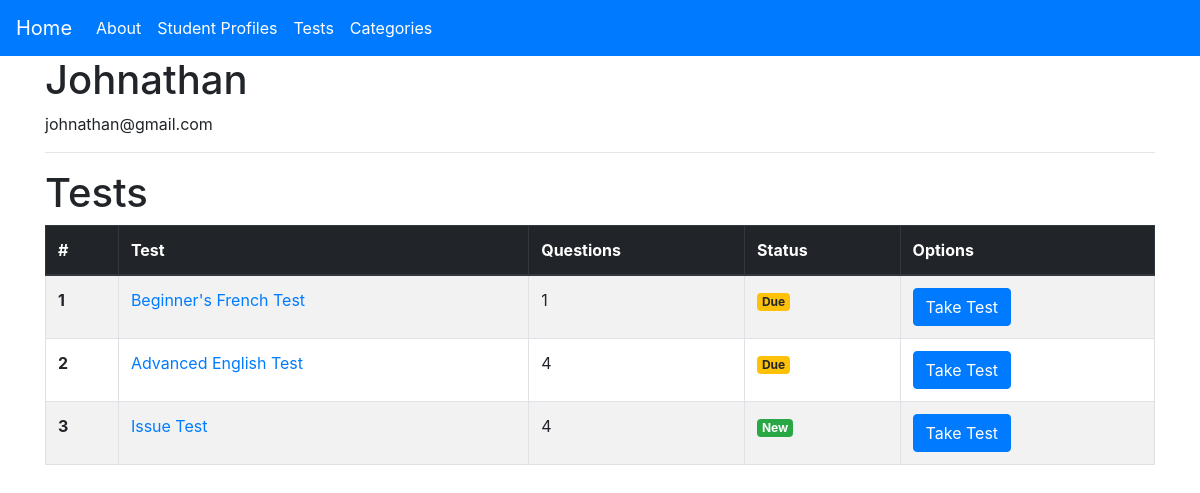
Page /profile/Johnathan on the committed database.
### main/models.py (models this page shows, shortened)
class StudentProfile(models.Model):
    username = models.CharField(max_length=100, blank=False)
    email = models.EmailField()
    avg_score = models.IntegerField(default=0)

class Test(models.Model):
    test_name = models.CharField(max_length=100)
    test_directions = models.TextField(null=True)
    test_status_new = models.ManyToManyField('StudentProfile', related_name='test_status_new')
    test_status_good = models.ManyToManyField('StudentProfile', related_name='test_status_good')
    test_status_repeat = models.ManyToManyField('StudentProfile', related_name='test_status_repeat')
    test_repeat_due = models.IntegerField(default=6)
    test_status_due = models.ManyToManyField('StudentProfile', related_name='test_status_due')
    test_order = models.IntegerField(default=0)
    supporting_material = models.CharField(max_length=500, null=True)
    category = models.ForeignKey(Category, on_delete=models.CASCADE, null=True, related_name='category', blank=True)

### main/views.py (the view)
# urls.py: path('profile/<str:profile_username>', views.profile, name='profile'),
def profile(request, profile_username):
    profile = StudentProfile.objects.filter(username=profile_username).first()
    tests = Test.objects.all()
    questions = Question.objects.all()
    context = {
        'title': profile.username + ' - Profile',
        'profile': profile,
        'tests': tests,
        'questions': questions,
    }
    return render(request, 'main/profile.html', context=context)

### main/templatetags/tags.py (called while the page is built)
@register.simple_tag(name='filter_questions_per_test')
def filter_questions_per_test(questions, test_id):
    questions_per_test = questions.filter(test=test_id)
    length_of_questions = len(questions_per_test)
    return length_of_questions

### main/templates/main/profile.html
{% extends 'main/base.html' %}
{% load tags %}
{% block content %}
<h1>{{profile.username}}</h1>
<p>{{profile.email}}</p>
<hr>
<h1>Tests</h1>
<table class="table table-bordered table-striped">
    <thead class="thead-dark">
        <tr>
            <th scope="col">#</th>
            <th scope="col">Test</th>
            <th scope="col">Questions</th>
            <th scope="col">Status</th>
            <th scope="col">Options</th>
        </tr>
    </thead>
    <tbody>
        {% for test in tests %}
            <tr>
                <th scope="row">{{forloop.counter}}</th>
                <td>
                    <a href="{% url 'test' test.id %}">
                        {{test.test_name}}
                    </a>
                </td>
                <td>{%filter_questions_per_test questions test.id%}</td>
                <td>
                    {% if profile in test.test_status_new.all %}
                        <span class="badge badge-success">New</span>
                    {% elif profile in test.test_status_good.all %}
                        <span class="badge badge-primary">Good</span>
                    {% elif profile in test.test_status_repeat.all %}
                        <span class="badge badge-danger">Repeat</span>
                        <span class="badge badge-info">Due in {{test.test_repeat_due}} lessons</span>
                    {% elif test.test_status_due %}
                        <span class="badge badge-warning">Due</span>
                    {% else %}
                        <span class="badge badge-secondary">Status Unknown</span>
                    {% endif %}
                </td>
                <td>
                    <a href="{% url 'take-test' test_id=test.id profile_id=profile.id %}">
                        <button class="btn btn-primary">Take Test</button>
                    </a>
                </td>
            </tr>
        {%endfor%}
    </tbody>
</table>
{% endblock content %}

### rows in the picture
StudentProfile: username "Johnathan", email "johnathan@gmail.com"
Test: test_name "Beginner's French Test", id "1", shows "Due"
Test: test_name "Advanced English Test", id "4", shows "Due"
Test: test_name "Issue Test", id "4", shows "New"
